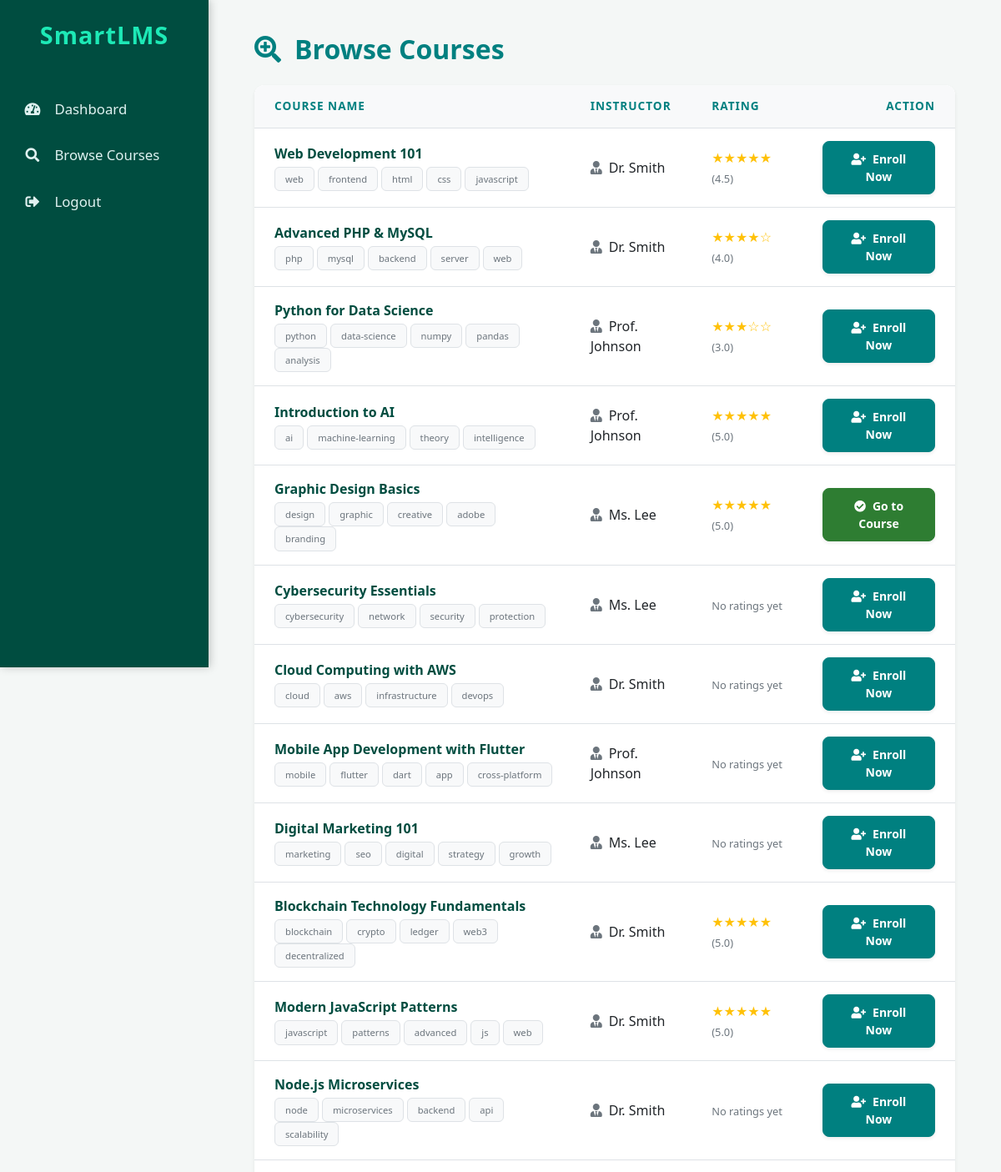
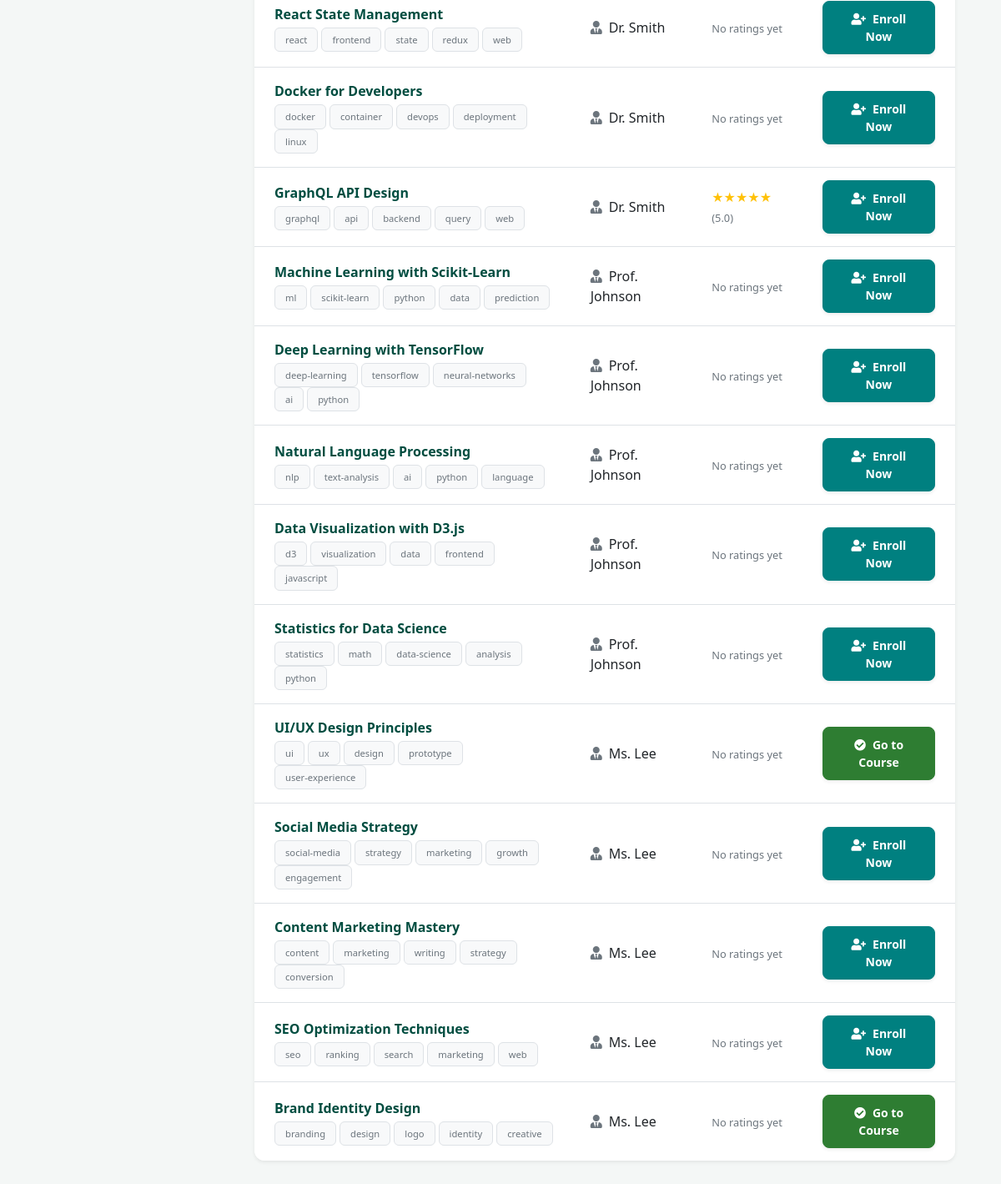
Screenshot of /SmartLMS/public/browse_courses.php (signed in) with the database file from the repository (2 pictures, top to bottom).
### tables this page shows
CREATE TABLE `courses` (
  `id` int(11) NOT NULL,
  `title` varchar(255) NOT NULL,
  `description` text DEFAULT NULL,
  `instructor_id` int(11) DEFAULT NULL,
  `created_at` timestamp NOT NULL DEFAULT current_timestamp(),
  `tags` varchar(255) DEFAULT NULL
);

CREATE TABLE `users` (
  `id` int(11) NOT NULL,
  `first_name` varchar(255) NOT NULL,
  `last_name` varchar(255) NOT NULL,
  `email` varchar(255) NOT NULL,
  `username` varchar(255) NOT NULL,
  `password` varchar(255) NOT NULL,
  `role` enum('learner','instructor') NOT NULL,
  `created_at` timestamp NOT NULL DEFAULT current_timestamp()
);

### SmartLMS/public/browse_courses.php (the view, shortened to what this page needs)
<?php include 'includes/header.php'; ?>
<?php include 'includes/sidebar.php'; ?>
<div class="main-content">
    <div class="container-fluid">
        <h2 class="mb-4 font-weight-bold" style="color: var(--primary-teal);"><i class="fas fa-search-plus mr-3"></i>Browse Courses</h2>
        <div class="card border-0 shadow-sm">
            <div class="card-body p-0">
                <div class="table-responsive">
                    <table class="table table-hover mb-0">
                        <thead>
                            <tr>
                                <th class="px-4 border-0">Course Name</th>
                                <th class="border-0">Instructor</th>
                                <th class="border-0">Rating</th>
                                <th class="px-4 border-0 text-right">Action</th>
                            </tr>
                        </thead>
                        <tbody>
                            <?php
                            require_once '../data/db.php';
                            $student_id = $_SESSION['id'];
                            $enrolled_courses = [];
                            $sql_enrolled = "SELECT course_id FROM enrollments WHERE student_id = ?";
                            if ($stmt_enrolled = $conn->prepare($sql_enrolled)) {
                                $stmt_enrolled->bind_param("i", $student_id);
                                $stmt_enrolled->execute();
                                $result_enrolled = $stmt_enrolled->get_result();
                                while ($enrolled_row = $result_enrolled->fetch_assoc()) {
                                    $enrolled_courses[] = $enrolled_row['course_id'];
                                }
                            }
                            $sql = "SELECT c.id, c.title, u.first_name, u.last_name, c.tags,
                                           AVG(r.rating) as avg_rating, COUNT(r.id) as review_count
                                    FROM courses c
                                    JOIN users u ON c.instructor_id = u.id
                                    LEFT JOIN course_ratings r ON c.id = r.course_id
                                    GROUP BY c.id";
                            $result = $conn->query($sql);
                            while ($row = $result->fetch_assoc()) {
                                echo "<tr>";
                                echo "<td class='px-4 py-3'>";
                                echo "<div class='font-weight-bold' style='color: var(--dark-teal);'>" . htmlspecialchars($row['title']) . "</div>";
                                if(!empty($row['tags'])) {
                                    echo "<div class='mt-1'>";
                                    $tags = explode(',', $row['tags']);
                                    foreach($tags as $tag) {
                                        echo "<span class='badge badge-light border text-muted mr-1 small' style='font-size: 0.7rem;'>" . trim($tag) . "</span>";
                                    }
                                    echo "</div>";
                                }
                                echo "</td>";
                                echo "<td><i class='fas fa-user-tie mr-2 text-muted'></i>" . htmlspecialchars($row['first_name'] . " " . $row['last_name']) . "</td>";
                                echo "<td>";
                                if ($row['review_count'] > 0) {
                                    echo "<span class='text-warning'>";
                                    for($i=1; $i<=5; $i++) {
                                        echo ($i <= round($row['avg_rating'])) ? "★" : "☆";
                                    }
                                    echo "</span> <small class='text-muted'>(" . number_format($row['avg_rating'], 1) . ")</small>";
                                } else {
                                    echo "<small class='text-muted'>No ratings yet</small>";
                                }
                                echo "</td>";
                                echo "<td class='px-4 text-right'>";
                                if (in_array($row['id'], $enrolled_courses)) {
                                    echo '<a href="course_details.php?course_id=' . $row['id'] . '" class="btn btn-success btn-sm px-3 shadow-sm"><i class="fas fa-check-circle mr-2"></i>Go to Course</a>';
                                } else {
                                    echo "<a href='enroll.php?course_id=" . $row['id'] . "' class='btn btn-primary btn-sm px-4 shadow-sm'><i class='fas fa-user-plus mr-2'></i>Enroll Now</a>";
                                }
                                echo "</td>";
                                echo "</tr>";
                            }
                            ?>
                        </tbody>
                    </table>
                </div>
            </div>
        </div>
    </div>
</div>
<?php include 'includes/footer.php'; ?>

### SmartLMS/public/css/style.css (style rules this page uses)
:root { --primary-teal: #008080; --dark-teal: #004d40; --light-teal: #20c997; --accent-teal: #1de9b6; --bg-light: #f4f7f6; --text-dark: #2c3e50; --white: #ffffff; --shadow: 0 4px 6px rgba(0,0,0,0.1); --shadow-hover: 0 10px 15px rgba(0,0,0,0.15); --transition: all 0.3s ease; }
body { font-family: 'Segoe UI', Tahoma, Geneva, Verdana, sans-serif; background-color: var(--bg-light); color: var(--text-dark); margin: 0; }
.main-content { margin-left: 250px; padding: 40px; min-height: 100vh; }
.card { border: none; border-radius: 12px; background: var(--white); box-shadow: var(--shadow); transition: var(--transition); margin-bottom: 25px; overflow: hidden; }
.card-body { padding: 25px; }
.btn { border-radius: 8px; padding: 10px 20px; font-weight: 600; transition: var(--transition); }
.btn-primary { background-color: var(--primary-teal); border-color: var(--primary-teal); }
.btn-success { background-color: #2e7d32; border-color: #2e7d32; }
.table { background: var(--white); border-radius: 12px; overflow: hidden; border-collapse: separate; border-spacing: 0; }
.table thead th { background-color: #f8f9fa; color: var(--primary-teal); border-top: none; text-transform: uppercase; font-size: 0.85rem; letter-spacing: 1px; padding: 15px; }
.table tbody tr { transition: var(--transition); }
.table td { padding: 15px; vertical-align: middle; }
.badge { padding: 8px 12px; border-radius: 6px; font-weight: 500; }

### rows the page displays
courses: title "Web Development 101", tags "web", tags "frontend", tags "html", tags "css", tags "javascript", instructor.last_name "Dr. Smith", avg_rating "4.5"
courses: title "Advanced PHP & MySQL", tags "php", tags "mysql", tags "backend", tags "server", tags "web", instructor.last_name "Dr. Smith", avg_rating "4.0"
courses: title "Python for Data Science", tags "python", tags "data-science", tags "numpy", tags "pandas", tags "analysis", instructor.last_name "Prof. Johnson", avg_rating "3.0"
courses: title "Introduction to AI", tags "ai", tags "machine-learning", tags "theory", tags "intelligence", instructor.last_name "Prof. Johnson", avg_rating "5.0"
courses: title "Graphic Design Basics", tags "design", tags "graphic", tags "creative", tags "adobe", tags "branding", instructor.last_name "Ms. Lee", avg_rating "5.0"
courses: title "Cybersecurity Essentials", tags "cybersecurity", tags "network", tags "security", tags "protection", instructor.last_name "Ms. Lee", shows "No ratings yet"
courses: title "Cloud Computing with AWS", tags "cloud", tags "aws", tags "infrastructure", tags "devops", instructor.last_name "Dr. Smith", shows "No ratings yet"
courses: title "Mobile App Development with Flutter", tags "mobile", tags "flutter", tags "dart", tags "app", tags "cross-platform", instructor.last_name "Prof. Johnson", shows "No ratings yet"
courses: title "Digital Marketing 101", tags "marketing", tags "seo", tags "digital", tags "strategy", tags "growth", instructor.last_name "Ms. Lee", shows "No ratings yet"
courses: title "Blockchain Technology Fundamentals", tags "blockchain", tags "crypto", tags "ledger", tags "web3", tags "decentralized", instructor.last_name "Dr. Smith", avg_rating "5.0"
courses: title "Modern JavaScript Patterns", tags "javascript", tags "patterns", tags "advanced", tags "js", tags "web", instructor.last_name "Dr. Smith", avg_rating "5.0"
courses: title "Node.js Microservices", tags "node", tags "microservices", tags "backend", tags "api", tags "scalability", instructor.last_name "Dr. Smith", shows "No ratings yet"
courses: title "React State Management", tags "react", tags "frontend", tags "state", tags "redux", tags "web", instructor.last_name "Dr. Smith", shows "No ratings yet"
courses: title "Docker for Developers", tags "docker", tags "container", tags "devops", tags "deployment", tags "linux", instructor.last_name "Dr. Smith", shows "No ratings yet"
courses: title "GraphQL API Design", tags "graphql", tags "api", tags "backend", tags "query", tags "web", instructor.last_name "Dr. Smith", avg_rating "5.0"
courses: title "Machine Learning with Scikit-Learn", tags "ml", tags "scikit-learn", tags "python", tags "data", tags "prediction", instructor.last_name "Prof. Johnson", shows "No ratings yet"
courses: title "Deep Learning with TensorFlow", tags "deep-learning", tags "tensorflow", tags "neural-networks", tags "ai", tags "python", instructor.last_name "Prof. Johnson", shows "No ratings yet"
courses: title "Natural Language Processing", tags "nlp", tags "text-analysis", tags "ai", tags "python", tags "language", instructor.last_name "Prof. Johnson", shows "No ratings yet"
courses: title "Data Visualization with D3.js", tags "d3", tags "visualization", tags "data", tags "frontend", tags "javascript", instructor.last_name "Prof. Johnson", shows "No ratings yet"
courses: title "Statistics for Data Science", tags "statistics", tags "math", tags "data-science", tags "analysis", tags "python", instructor.last_name "Prof. Johnson", shows "No ratings yet"
courses: title "UI/UX Design Principles", tags "ui", tags "ux", tags "design", tags "prototype", tags "user-experience", instructor.last_name "Ms. Lee", shows "No ratings yet"
courses: title "Social Media Strategy", tags "social-media", tags "strategy", tags "marketing", tags "growth", tags "engagement", instructor.last_name "Ms. Lee", shows "No ratings yet"
courses: title "Content Marketing Mastery", tags "content", tags "marketing", tags "writing", tags "strategy", tags "conversion", instructor.last_name "Ms. Lee", shows "No ratings yet"
courses: title "SEO Optimization Techniques", tags "seo", tags "ranking", tags "search", tags "marketing", tags "web", instructor.last_name "Ms. Lee", shows "No ratings yet"
courses: title "Brand Identity Design", tags "branding", tags "design", tags "logo", tags "identity", tags "creative", instructor.last_name "Ms. Lee", shows "No ratings yet"
